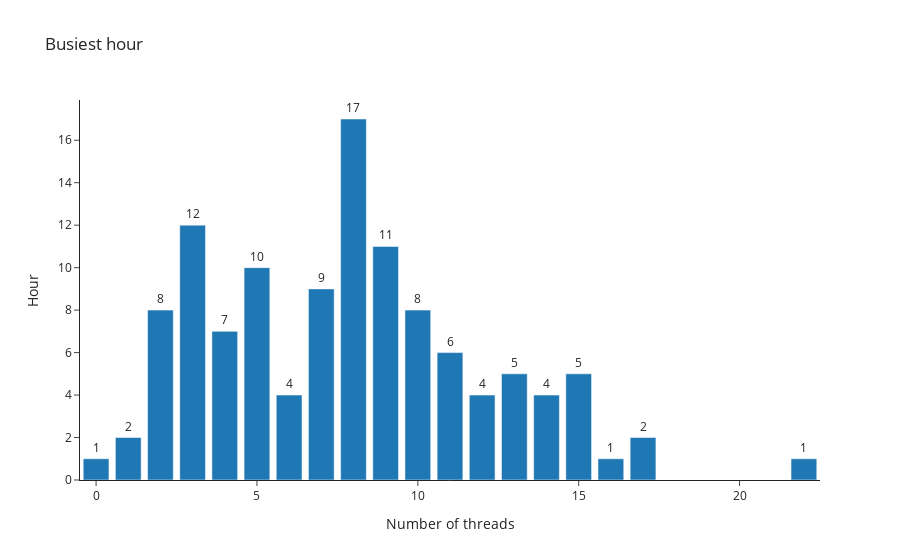

Notebook source saved alongside this figure:
### Code cell
fig = go.Figure()

# Add bar trace
fig.add_trace(go.Bar(
    x=df_busy_hour['Hour'],
    y=df_busy_hour['number_of_threads'],
    text=df_busy_hour['number_of_threads'],
    textposition='outside',
    hovertemplate='%{y}h: %{x} threads<extra></extra>'
))

# Update layout
fig.update_layout(
    title='Busiest hour',
    xaxis=dict(title='Number of threads'),
    yaxis=dict(title='Hour'),
    height=500,
    hoverlabel=dict(bgcolor='#000', font_color='#fff')
)
# Show plot
fig.show()

### Figure 1 — Plotly figure (JSON) as saved in the notebook; plotly's stock layout.template omitted (floating-point values rounded to 4 significant figures)
{"data": [{"hovertemplate": "%{y}h: %{x} threads<extra></extra>", "text": [1, 2, 8, 12, 7, 10, 4, 9, 17, 11, 8, 6, 4, 5, 4, 5, 1, 2, 1], "textposition": "outside", "type": "bar", "x": [0, 1, 2, 3, 4, 5, 6, 7, 8, 9, 10, 11, 12, 13, 14, 15, 16, 17, 22], "y": [1, 2, 8, 12, 7, 10, 4, 9, 17, 11, 8, 6, 4, 5, 4, 5, 1, 2, 1]}], "layout": {"autosize": true, "hoverlabel": {"bgcolor": "#000", "font": {"color": "#fff"}}, "title": {"text": "Busiest hour"}, "xaxis": {"autorange": true, "range": [-0.5, 22.5], "title": {"text": "Number of threads"}, "type": "linear"}, "yaxis": {"autorange": true, "range": [0, 17.89], "title": {"text": "Hour"}, "type": "linear"}}}
